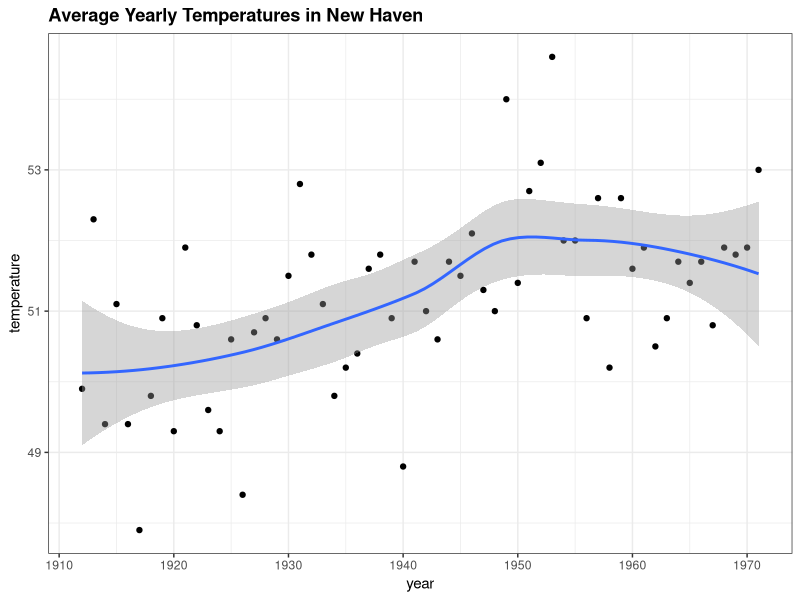
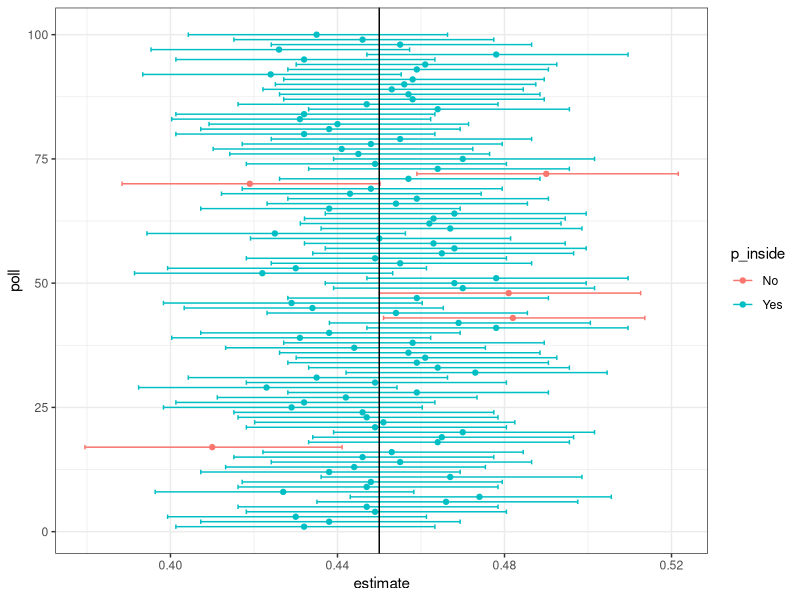

Source code (R) for these figures, in order:
## ---- chunk 1
library(tidyverse)
library(dslabs)
library(gridExtra)
library(ggthemes)
ds_theme_set()
options(digits = 3)
knitr::opts_chunk$set(
  comment = "#>",
  collapse = TRUE,
  cache = TRUE,
  out.width = "70%",
  fig.align = 'center',
  fig.width = 6,
  fig.asp = 0.618,  # 1 / phi
  fig.show = "hold"
)
img_path <- "img"
## ---- chunk 2
library(tidyverse)
data("nhtemp")
data.frame(year = as.numeric(time(nhtemp)), temperature=as.numeric(nhtemp)) |>
  ggplot(aes(year, temperature)) + 
  geom_point() + 
  geom_smooth() + 
  ggtitle("Average Yearly Temperatures in New Haven")
## ---- chunk 3
p <- 0.45
N <- 1000
## ---- chunk 4
options(digits=2)
x <- sample(c(0, 1), size = N, replace = TRUE, prob = c(1-p, p))
x_hat <- mean(x)
se_hat <- sqrt(x_hat * (1 - x_hat) / N)
c(x_hat - 2 * se_hat, x_hat + 2 * se_hat) 
## ---- chunk 5
options(digits=3)
## ---- chunk 6
pnorm(2) - pnorm(-2)
## ---- chunk 7
z <- qnorm(0.995)
z
## ---- chunk 8
pnorm(z) - pnorm(-z)
## ---- chunk 9
qnorm(0.975)
## ---- chunk 10
set.seed(1)
## ---- chunk 11
N <- 1000
B <- 10000
inside <- replicate(B, {
  x <- sample(c(0,1), size = N, replace = TRUE, prob = c(1-p, p))
  x_hat <- mean(x)
  se_hat <- sqrt(x_hat * (1 - x_hat) / N)
  between(p, x_hat - 1.96 * se_hat, x_hat + 1.96 * se_hat)
})
mean(inside)
## ---- chunk 12
set.seed(1)
tab <- replicate(100, {
  x <- sample(c(0,1), size = N, replace = TRUE, prob = c(1-p, p))
  x_hat <- mean(x)
  se_hat <- sqrt(x_hat * (1 - x_hat) / N)
  hit <- between(p, x_hat - 1.96 * se_hat, x_hat + 1.96 * se_hat)
  c(x_hat, x_hat - 1.96 * se_hat, x_hat + 2 * se_hat, hit)
})

tab <- data.frame(poll=1:ncol(tab), t(tab))
names(tab)<-c("poll", "estimate", "low", "high", "hit")
tab <- mutate(tab, p_inside = ifelse(hit, "Yes", "No") )
ggplot(tab, aes(poll, estimate, ymin=low, ymax=high, col = p_inside)) + 
  geom_point()+
  geom_errorbar() + 
  coord_flip() + 
  geom_hline(yintercept = p)
## ---- chunk 13
N <- 25
x_hat <- 0.48
(2 * x_hat - 1) + c(-1.96, 1.96) * 2 * 
  sqrt(x_hat * (1 - x_hat) / N)
## ---- chunk 14
N <- 100
z <- sqrt(N)*0.02/0.5
1 - (pnorm(z) - pnorm(-z))
